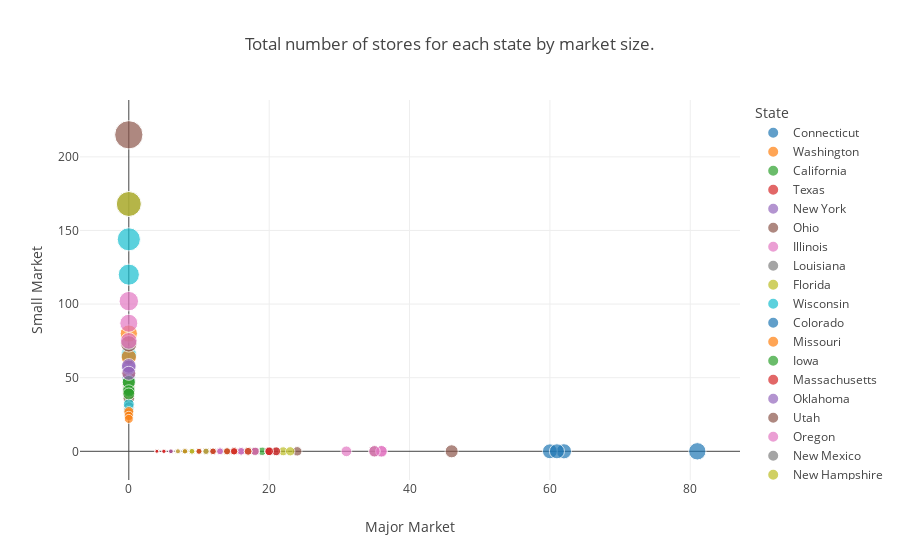

Notebook cell for this chart:
### Code cell
px.scatter(q_4.iloc[:-1,:] ,
x = 'Major Market' ,
y = 'Small Market' ,
color='State',
size='Total',
hover_name='Area_Code',
template='none',
title='Total number of stores for each state by market size.'
)

### Figure 1 — Plotly figure (JSON) as saved in the notebook; plotly's stock layout.template omitted (floating-point values rounded to 4 significant figures)
{"data": [{"hovertemplate": "<b>%{hovertext}</b><br><br>State=Connecticut<br>Major Market=%{x}<br>Small Market=%{y}<br>Total=%{marker.size}<extra></extra>", "hovertext": ["203", "475", "860", "959"], "legendgroup": "Connecticut", "marker": {"color": "#1F77B4", "size": [50, 39, 41, 38], "sizemode": "area", "sizeref": 0.5375, "symbol": "circle"}, "mode": "markers", "name": "Connecticut", "orientation": "v", "showlegend": true, "type": "scatter", "x": [0, 0, 0, 0], "xaxis": "x", "y": [50, 39, 41, 38], "yaxis": "y"}, {"hovertemplate": "<b>%{hovertext}</b><br><br>State=Washington<br>Major Market=%{x}<br>Small Market=%{y}<br>Total=%{marker.size}<extra></extra>", "hovertext": ["206", "253", "360", "425", "509"], "legendgroup": "Washington", "marker": {"color": "#FF7F0E", "size": [80, 44, 40, 40, 36], "sizemode": "area", "sizeref": 0.5375, "symbol": "circle"}, "mode": "markers", "name": "Washington", "orientation": "v", "showlegend": true, "type": "scatter", "x": [0, 0, 0, 0, 0], "xaxis": "x", "y": [80, 44, 40, 40, 36], "yaxis": "y"}, {"hovertemplate": "<b>%{hovertext}</b><br><br>State=California<br>Major Market=%{x}<br>Small Market=%{y}<br>Total=%{marker.size}<extra></extra>", "hovertext": ["209", "213", "310", "323", "408", "415", "510", "530", "559", "562", "619", "626", "650", "661", "707", "714", "760", "805", "818", "831", "858", "909", "916", "925", "949", "951"], "legendgroup": "California", "marker": {"color": "#2CA02C", "size": [16, 14, 12, 8, 7, 16, 6, 17, 4, 18, 8, 10, 19, 7, 18, 12, 9, 13, 13, 6, 4, 7, 15, 7, 7, 15], "sizemode": "area", "sizeref": 0.5375, "symbol": "circle"}, "mode": "markers", "name": "California", "orientation": "v", "showlegend": true, "type": "scatter", "x": [16, 14, 12, 8, 7, 16, 6, 17, 4, 18, 8, 10, 19, 7, 18, 12, 9, 13, 13, 6, 4, 7, 15, 7, 7, 15], "xaxis": "x", "y": [0, 0, 0, 0, 0, 0, 0, 0, 0, 0, 0, 0, 0, 0, 0, 0, 0, 0, 0, 0, 0, 0, 0, 0, 0, 0], "yaxis": "y"}, {"hovertemplate": "<b>%{hovertext}</b><br><br>State=Texas<br>Major Market=%{x}<br>Small Market=%{y}<br>Total=%{marker.size}<extra></extra>", "hovertext": ["210", "214", "254", "281", "325", "361", "409", "430", "432", "469", "512", "682", "713", "806", "817", "830", "832", "903", "915", "936", "940", "956", "972", "979"], "legendgroup": "Texas", "marker": {"color": "#D62728", "size": [6, 9, 10, 12, 11, 4, 10, 11, 6, 6, 6, 7, 4, 6, 6, 6, 7, 5, 8, 6, 4, 8, 5, 5], "sizemode": "area", "sizeref": 0.5375, "symbol": "circle"}, "mode": "markers", "name": "Texas", "orientation": "v", "showlegend": true, "type": "scatter", "x": [6, 9, 10, 12, 11, 4, 10, 11, 6, 6, 6, 7, 4, 6, 6, 6, 7, 5, 8, 6, 4, 8, 5, 5], "xaxis": "x", "y": [0, 0, 0, 0, 0, 0, 0, 0, 0, 0, 0, 0, 0, 0, 0, 0, 0, 0, 0, 0, 0, 0, 0, 0], "yaxis": "y"}, {"hovertemplate": "<b>%{hovertext}</b><br><br>State=New York<br>Major Market=%{x}<br>Small Market=%{y}<br>Total=%{marker.size}<extra></extra>", "hovertext": ["212", "315", "347", "516", "518", "585", "607", "631", "646", "716", "718", "845", "914", "917"], "legendgroup": "New York", "marker": {"color": "#9467BD", "size": [12, 11, 15, 16, 20, 13, 9, 13, 13, 15, 18, 16, 15, 6], "sizemode": "area", "sizeref": 0.5375, "symbol": "circle"}, "mode": "markers", "name": "New York", "orientation": "v", "showlegend": true, "type": "scatter", "x": [12, 11, 15, 16, 20, 13, 9, 13, 13, 15, 18, 16, 15, 6], "xaxis": "x", "y": [0, 0, 0, 0, 0, 0, 0, 0, 0, 0, 0, 0, 0, 0], "yaxis": "y"}, {"hovertemplate": "<b>%{hovertext}</b><br><br>State=Ohio<br>Major Market=%{x}<br>Small Market=%{y}<br>Total=%{marker.size}<extra></extra>", "hovertext": ["216", "234", "330", "419", "440", "513", "567", "614", "740", "937"], "legendgroup": "Ohio", "marker": {"color": "#8C564B", "size": [12, 24, 18, 21, 10, 46, 12, 35, 18, 20], "sizemode": "area", "sizeref": 0.5375, "symbol": "circle"}, "mode": "markers", "name": "Ohio", "orientation": "v", "showlegend": true, "type": "scatter", "x": [12, 24, 18, 21, 10, 46, 12, 35, 18, 20], "xaxis": "x", "y": [0, 0, 0, 0, 0, 0, 0, 0, 0, 0], "yaxis": "y"}, {"hovertemplate": "<b>%{hovertext}</b><br><br>State=Illinois<br>Major Market=%{x}<br>Small Market=%{y}<br>Total=%{marker.size}<extra></extra>", "hovertext": ["217", "224", "309", "312", "618", "630", "708", "773", "815", "847"], "legendgroup": "Illinois", "marker": {"color": "#E377C2", "size": [13, 7, 17, 36, 7, 36, 16, 31, 35, 18], "sizemode": "area", "sizeref": 0.5375, "symbol": "circle"}, "mode": "markers", "name": "Illinois", "orientation": "v", "showlegend": true, "type": "scatter", "x": [13, 7, 17, 36, 7, 36, 16, 31, 35, 18], "xaxis": "x", "y": [0, 0, 0, 0, 0, 0, 0, 0, 0, 0], "yaxis": "y"}, {"hovertemplate": "<b>%{hovertext}</b><br><br>State=Louisiana<br>Major Market=%{x}<br>Small Market=%{y}<br>Total=%{marker.size}<extra></extra>", "hovertext": ["225", "318", "337", "504", "985"], "legendgroup": "Louisiana", "marker": {"color": "#7F7F7F", "size": [36, 43, 30, 29, 30], "sizemode": "area", "sizeref": 0.5375, "symbol": "circle"}, "mode": "markers", "name": "Louisiana", "orientation": "v", "showlegend": true, "type": "scatter", "x": [0, 0, 0, 0, 0], "xaxis": "x", "y": [36, 43, 30, 29, 30], "yaxis": "y"}, {"hovertemplate": "<b>%{hovertext}</b><br><br>State=Florida<br>Major Market=%{x}<br>Small Market=%{y}<br>Total=%{marker.size}<extra></extra>", "hovertext": ["239", "305", "321", "352", "386", "407", "561", "727", "754", "772", "786", "813", "850", "863", "904", "941", "954"], "legendgroup": "Florida", "marker": {"color": "#BCBD22", "size": [15, 17, 12, 10, 7, 8, 14, 9, 22, 11, 10, 9, 15, 14, 23, 10, 10], "sizemode": "area", "sizeref": 0.5375, "symbol": "circle"}, "mode": "markers", "name": "Florida", "orientation": "v", "showlegend": true, "type": "scatter", "x": [15, 17, 12, 10, 7, 8, 14, 9, 22, 11, 10, 9, 15, 14, 23, 10, 10], "xaxis": "x", "y": [0, 0, 0, 0, 0, 0, 0, 0, 0, 0, 0, 0, 0, 0, 0, 0, 0], "yaxis": "y"}, {"hovertemplate": "<b>%{hovertext}</b><br><br>State=Wisconsin<br>Major Market=%{x}<br>Small Market=%{y}<br>Total=%{marker.size}<extra></extra>", "hovertext": ["262", "414", "608", "715", "920"], "legendgroup": "Wisconsin", "marker": {"color": "#17BECF", "size": [66, 28, 25, 65, 32], "sizemode": "area", "sizeref": 0.5375, "symbol": "circle"}, "mode": "markers", "name": "Wisconsin", "orientation": "v", "showlegend": true, "type": "scatter", "x": [0, 0, 0, 0, 0], "xaxis": "x", "y": [66, 28, 25, 65, 32], "yaxis": "y"}, {"hovertemplate": "<b>%{hovertext}</b><br><br>State=Colorado<br>Major Market=%{x}<br>Small Market=%{y}<br>Total=%{marker.size}<extra></extra>", "hovertext": ["303", "719", "720", "970"], "legendgroup": "Colorado", "marker": {"color": "#1F77B4", "size": [62, 60, 61, 81], "sizemode": "area", "sizeref": 0.5375, "symbol": "circle"}, "mode": "markers", "name": "Colorado", "orientation": "v", "showlegend": true, "type": "scatter", "x": [62, 60, 61, 81], "xaxis": "x", "y": [0, 0, 0, 0], "yaxis": "y"}, {"hovertemplate": "<b>%{hovertext}</b><br><br>State=Missouri<br>Major Market=%{x}<br>Small Market=%{y}<br>Total=%{marker.size}<extra></extra>", "hovertext": ["314", "417", "573", "636", "660", "816"], "legendgroup": "Missouri", "marker": {"color": "#FF7F0E", "size": [53, 26, 64, 27, 24, 22], "sizemode": "area", "sizeref": 0.5375, "symbol": "circle"}, "mode": "markers", "name": "Missouri", "orientation": "v", "showlegend": true, "type": "scatter", "x": [0, 0, 0, 0, 0, 0], "xaxis": "x", "y": [53, 26, 64, 27, 24, 22], "yaxis": "y"}, {"hovertemplate": "<b>%{hovertext}</b><br><br>State=Iowa<br>Major Market=%{x}<br>Small Market=%{y}<br>Total=%{marker.size}<extra></extra>", "hovertext": ["319", "515", "563", "641", "712"], "legendgroup": "Iowa", "marker": {"color": "#2CA02C", "size": [42, 47, 47, 41, 39], "sizemode": "area", "sizeref": 0.5375, "symbol": "circle"}, "mode": "markers", "name": "Iowa", "orientation": "v", "showlegend": true, "type": "scatter", "x": [0, 0, 0, 0, 0], "xaxis": "x", "y": [42, 47, 47, 41, 39], "yaxis": "y"}, {"hovertemplate": "<b>%{hovertext}</b><br><br>State=Massachusetts<br>Major Market=%{x}<br>Small Market=%{y}<br>Total=%{marker.size}<extra></extra>", "hovertext": ["339", "351", "413", "508", "617", "774", "781", "857", "978"], "legendgroup": "Massachusetts", "marker": {"color": "#D62728", "size": [15, 10, 15, 20, 12, 21, 20, 14, 17], "sizemode": "area", "sizeref": 0.5375, "symbol": "circle"}, "mode": "markers", "name": "Massachusetts", "orientation": "v", "showlegend": true, "type": "scatter", "x": [15, 10, 15, 20, 12, 21, 20, 14, 17], "xaxis": "x", "y": [0, 0, 0, 0, 0, 0, 0, 0, 0], "yaxis": "y"}, {"hovertemplate": "<b>%{hovertext}</b><br><br>State=Oklahoma<br>Major Market=%{x}<br>Small Market=%{y}<br>Total=%{marker.size}<extra></extra>", "hovertext": ["405", "580", "918"], "legendgroup": "Oklahoma", "marker": {"color": "#9467BD", "size": [57, 58, 53], "sizemode": "area", "sizeref": 0.5375, "symbol": "circle"}, "mode": "markers", "name": "Oklahoma", "orientation": "v", "showlegend": true, "type": "scatter", "x": [0, 0, 0], "xaxis": "x", "y": [57, 58, 53], "yaxis": "y"}, {"hovertemplate": "<b>%{hovertext}</b><br><br>State=Utah<br>Major Market=%{x}<br>Small Market=%{y}<br>Total=%{marker.size}<extra></extra>", "hovertext": ["435", "801"], "legendgroup": "Utah", "marker": {"color": "#8C564B", "size": [215, 73], "sizemode": "area", "sizeref": 0.5375, "symbol": "circle"}, "mode": "markers", "name": "Utah", "orientation": "v", "showlegend": true, "type": "scatter", "x": [0, 0], "xaxis": "x", "y": [215, 73], "yaxis": "y"}, {"hovertemplate": "<b>%{hovertext}</b><br><br>State=Oregon<br>Major Market=%{x}<br>Small Market=%{y}<br>Total=%{marker.size}<extra></extra>", "hovertext": ["503", "541", "971"], "legendgroup": "Oregon", "marker": {"color": "#E377C2", "size": [102, 75, 87], "sizemode": "area", "sizeref": 0.5375, "symbol": "circle"}, "mode": "markers", "name": "Oregon", "orientation": "v", "showlegend": true, "type": "scatter", "x": [0, 0, 0], "xaxis": "x", "y": [102, 75, 87], "yaxis": "y"}, {"hovertemplate": "<b>%{hovertext}</b><br><br>State=New Mexico<br>Major Market=%{x}<br>Small Market=%{y}<br>Total=%{marker.size}<extra></extra>", "hovertext": ["505"], "legendgroup": "New Mexico", "marker": {"color": "#7F7F7F", "size": [168], "sizemode": "area", "sizeref": 0.5375, "symbol": "circle"}, "mode": "markers", "name": "New Mexico", "orientation": "v", "showlegend": true, "type": "scatter", "x": [0], "xaxis": "x", "y": [168], "yaxis": "y"}, {"hovertemplate": "<b>%{hovertext}</b><br><br>State=New Hampshire<br>Major Market=%{x}<br>Small Market=%{y}<br>Total=%{marker.size}<extra></extra>", "hovertext": ["603"], "legendgroup": "New Hampshire", "marker": {"color": "#BCBD22", "size": [168], "sizemode": "area", "sizeref": 0.5375, "symbol": "circle"}, "mode": "markers", "name": "New Hampshire", "orientation": "v", "showlegend": true, "type": "scatter", "x": [0], "xaxis": "x", "y": [168], "yaxis": "y"}, {"hovertemplate": "<b>%{hovertext}</b><br><br>State=Nevada<br>Major Market=%{x}<br>Small Market=%{y}<br>Total=%{marker.size}<extra></extra>", "hovertext": ["702", "775"], "legendgroup": "Nevada", "marker": {"color": "#17BECF", "size": [120, 144], "sizemode": "area", "sizeref": 0.5375, "symbol": "circle"}, "mode": "markers", "name": "Nevada", "orientation": "v", "showlegend": true, "type": "scatter", "x": [0, 0], "xaxis": "x", "y": [120, 144], "yaxis": "y"}], "layout": {"legend": {"itemsizing": "constant", "title": {"text": "State"}, "tracegroupgap": 0}, "title": {"text": "Total number of stores for each state by market size."}, "xaxis": {"anchor": "y", "domain": [0, 1], "title": {"text": "Major Market"}}, "yaxis": {"anchor": "x", "domain": [0, 1], "title": {"text": "Small Market"}}}}
